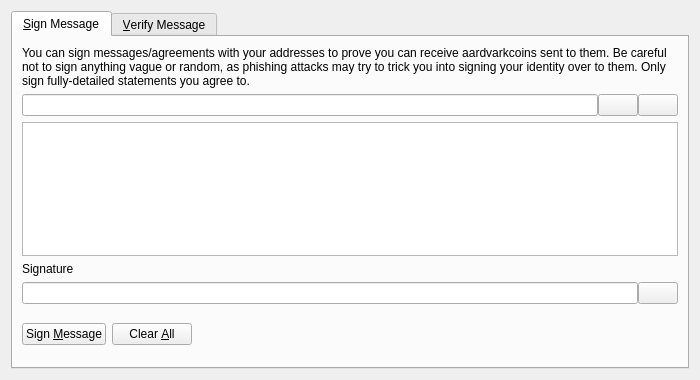
<?xml version="1.0" encoding="UTF-8"?>
<ui version="4.0">
 <class>SignVerifyMessageDialog</class>
 <widget class="QDialog" name="SignVerifyMessageDialog">
  <property name="geometry">
   <rect>
    <x>0</x>
    <y>0</y>
    <width>700</width>
    <height>380</height>
   </rect>
  </property>
  <property name="windowTitle">
   <string>Signatures - Sign / Verify a Message</string>
  </property>
  <property name="modal">
   <bool>true</bool>
  </property>
  <layout class="QVBoxLayout" name="verticalLayout">
   <item>
    <widget class="QTabWidget" name="tabWidget">
     <property name="currentIndex">
      <number>0</number>
     </property>
     <widget class="QWidget" name="tabSignMessage">
      <attribute name="title">
       <string>&amp;Sign Message</string>
      </attribute>
      <layout class="QVBoxLayout" name="verticalLayout_SM">
       <item>
        <widget class="QLabel" name="infoLabel_SM">
         <property name="text">
          <string>You can sign messages/agreements with your addresses to prove you can receive aardvarkcoins sent to them. Be careful not to sign anything vague or random, as phishing attacks may try to trick you into signing your identity over to them. Only sign fully-detailed statements you agree to.</string>
         </property>
         <property name="textFormat">
          <enum>Qt::PlainText</enum>
         </property>
         <property name="wordWrap">
          <bool>true</bool>
         </property>
        </widget>
       </item>
       <item>
        <layout class="QHBoxLayout" name="horizontalLayout_1_SM">
         <property name="spacing">
          <number>0</number>
         </property>
         <item>
          <widget class="QValidatedLineEdit" name="addressIn_SM">
           <property name="toolTip">
            <string>The AardvarkCoin address to sign the message with</string>
           </property>
          </widget>
         </item>
         <item>
          <widget class="QPushButton" name="addressBookButton_SM">
           <property name="toolTip">
            <string>Choose previously used address</string>
           </property>
           <property name="text">
            <string/>
           </property>
           <property name="icon">
            <iconset resource="../bitcoin.qrc">
             <normaloff>:/icons/address-book</normaloff>:/icons/address-book</iconset>
           </property>
           <property name="shortcut">
            <string>Alt+A</string>
           </property>
           <property name="autoDefault">
            <bool>false</bool>
           </property>
          </widget>
         </item>
         <item>
          <widget class="QPushButton" name="pasteButton_SM">
           <property name="toolTip">
            <string>Paste address from clipboard</string>
           </property>
           <property name="text">
            <string/>
           </property>
           <property name="icon">
            <iconset resource="../bitcoin.qrc">
             <normaloff>:/icons/editpaste</normaloff>:/icons/editpaste</iconset>
           </property>
           <property name="shortcut">
            <string>Alt+P</string>
           </property>
           <property name="autoDefault">
            <bool>false</bool>
           </property>
          </widget>
         </item>
        </layout>
       </item>
       <item>
        <widget class="QPlainTextEdit" name="messageIn_SM">
         <property name="toolTip">
          <string>Enter the message you want to sign here</string>
         </property>
        </widget>
       </item>
       <item>
        <widget class="QLabel" name="signatureLabel_SM">
         <property name="text">
          <string>Signature</string>
         </property>
         <property name="textFormat">
          <enum>Qt::PlainText</enum>
         </property>
        </widget>
       </item>
       <item>
        <layout class="QHBoxLayout" name="horizontalLayout_2_SM">
         <property name="spacing">
          <number>0</number>
         </property>
         <item>
          <widget class="QLineEdit" name="signatureOut_SM">
           <property name="font">
            <font>
             <italic>true</italic>
            </font>
           </property>
           <property name="readOnly">
            <bool>true</bool>
           </property>
          </widget>
         </item>
         <item>
          <widget class="QPushButton" name="copySignatureButton_SM">
           <property name="toolTip">
            <string>Copy the current signature to the system clipboard</string>
           </property>
           <property name="text">
            <string/>
           </property>
           <property name="icon">
            <iconset resource="../bitcoin.qrc">
             <normaloff>:/icons/editcopy</normaloff>:/icons/editcopy</iconset>
           </property>
           <property name="autoDefault">
            <bool>false</bool>
           </property>
          </widget>
         </item>
        </layout>
       </item>
       <item>
        <layout class="QHBoxLayout" name="horizontalLayout_3_SM">
         <item>
          <widget class="QPushButton" name="signMessageButton_SM">
           <property name="toolTip">
            <string>Sign the message to prove you own this AardvarkCoin address</string>
           </property>
           <property name="text">
            <string>Sign &amp;Message</string>
           </property>
           <property name="icon">
            <iconset resource="../bitcoin.qrc">
             <normaloff>:/icons/edit</normaloff>:/icons/edit</iconset>
           </property>
           <property name="autoDefault">
            <bool>false</bool>
           </property>
          </widget>
         </item>
         <item>
          <widget class="QPushButton" name="clearButton_SM">
           <property name="toolTip">
            <string>Reset all sign message fields</string>
           </property>
           <property name="text">
            <string>Clear &amp;All</string>
           </property>
           <property name="icon">
            <iconset resource="../bitcoin.qrc">
             <normaloff>:/icons/remove</normaloff>:/icons/remove</iconset>
           </property>
           <property name="autoDefault">
            <bool>false</bool>
           </property>
          </widget>
         </item>
         <item>
          <spacer name="horizontalSpacer_1_SM">
           <property name="orientation">
            <enum>Qt::Horizontal</enum>
           </property>
           <property name="sizeHint" stdset="0">
            <size>
             <width>40</width>
             <height>48</height>
            </size>
           </property>
          </spacer>
         </item>
         <item>
          <widget class="QLabel" name="statusLabel_SM">
           <property name="font">
            <font>
             <weight>75</weight>
             <bold>true</bold>
            </font>
           </property>
           <property name="text">
            <string/>
           </property>
           <property name="wordWrap">
            <bool>true</bool>
           </property>
          </widget>
         </item>
         <item>
          <spacer name="horizontalSpacer_2_SM">
           <property name="orientation">
            <enum>Qt::Horizontal</enum>
           </property>
           <property name="sizeHint" stdset="0">
            <size>
             <width>40</width>
             <height>48</height>
            </size>
           </property>
          </spacer>
         </item>
        </layout>
       </item>
      </layout>
     </widget>
     <widget class="QWidget" name="tabVerifyMessage">
      <attribute name="title">
       <string>&amp;Verify Message</string>
      </attribute>
      <layout class="QVBoxLayout" name="verticalLayout_VM">
       <item>
        <widget class="QLabel" name="infoLabel_VM">
         <property name="text">
          <string>Enter the receiver's address, message (ensure you copy line breaks, spaces, tabs, etc. exactly) and signature below to verify the message. Be careful not to read more into the signature than what is in the signed message itself, to avoid being tricked by a man-in-the-middle attack. Note that this only proves the signing party receives with the address, it cannot prove sendership of any transaction!</string>
         </property>
         <property name="textFormat">
          <enum>Qt::PlainText</enum>
         </property>
         <property name="alignment">
          <set>Qt::AlignLeading|Qt::AlignLeft|Qt::AlignTop</set>
         </property>
         <property name="wordWrap">
          <bool>true</bool>
         </property>
        </widget>
       </item>
       <item>
        <layout class="QHBoxLayout" name="horizontalLayout_1_VM">
         <property name="spacing">
          <number>0</number>
         </property>
         <item>
          <widget class="QValidatedLineEdit" name="addressIn_VM">
           <property name="toolTip">
            <string>The AardvarkCoin address the message was signed with</string>
           </property>
          </widget>
         </item>
         <item>
          <widget class="QPushButton" name="addressBookButton_VM">
           <property name="toolTip">
            <string>Choose previously used address</string>
           </property>
           <property name="text">
            <string/>
           </property>
           <property name="icon">
            <iconset resource="../bitcoin.qrc">
             <normaloff>:/icons/address-book</normaloff>:/icons/address-book</iconset>
           </property>
           <property name="shortcut">
            <string>Alt+A</string>
           </property>
           <property name="autoDefault">
            <bool>false</bool>
           </property>
          </widget>
         </item>
        </layout>
       </item>
       <item>
        <widget class="QPlainTextEdit" name="messageIn_VM"/>
       </item>
       <item>
        <widget class="QValidatedLineEdit" name="signatureIn_VM"/>
       </item>
       <item>
        <layout class="QHBoxLayout" name="horizontalLayout_2_VM">
         <item>
          <widget class="QPushButton" name="verifyMessageButton_VM">
           <property name="toolTip">
            <string>Verify the message to ensure it was signed with the specified AardvarkCoin address</string>
           </property>
           <property name="text">
            <string>Verify &amp;Message</string>
           </property>
           <property name="icon">
            <iconset resource="../bitcoin.qrc">
             <normaloff>:/icons/transaction_0</normaloff>:/icons/transaction_0</iconset>
           </property>
           <property name="autoDefault">
            <bool>false</bool>
           </property>
          </widget>
         </item>
         <item>
          <widget class="QPushButton" name="clearButton_VM">
           <property name="toolTip">
            <string>Reset all verify message fields</string>
           </property>
           <property name="text">
            <string>Clear &amp;All</string>
           </property>
           <property name="icon">
            <iconset resource="../bitcoin.qrc">
             <normaloff>:/icons/remove</normaloff>:/icons/remove</iconset>
           </property>
           <property name="autoDefault">
            <bool>false</bool>
           </property>
          </widget>
         </item>
         <item>
          <spacer name="horizontalSpacer_1_VM">
           <property name="orientation">
            <enum>Qt::Horizontal</enum>
           </property>
           <property name="sizeHint" stdset="0">
            <size>
             <width>40</width>
             <height>48</height>
            </size>
           </property>
          </spacer>
         </item>
         <item>
          <widget class="QLabel" name="statusLabel_VM">
           <property name="font">
            <font>
             <weight>75</weight>
             <bold>true</bold>
            </font>
           </property>
           <property name="text">
            <string/>
           </property>
           <property name="wordWrap">
            <bool>true</bool>
           </property>
          </widget>
         </item>
         <item>
          <spacer name="horizontalSpacer_2_VM">
           <property name="orientation">
            <enum>Qt::Horizontal</enum>
           </property>
           <property name="sizeHint" stdset="0">
            <size>
             <width>40</width>
             <height>48</height>
            </size>
           </property>
          </spacer>
         </item>
        </layout>
       </item>
      </layout>
     </widget>
    </widget>
   </item>
  </layout>
 </widget>
 <customwidgets>
  <customwidget>
   <class>QValidatedLineEdit</class>
   <extends>QLineEdit</extends>
   <header>qvalidatedlineedit.h</header>
  </customwidget>
 </customwidgets>
 <resources>
  <include location="../bitcoin.qrc"/>
 </resources>
 <connections/>
</ui>
